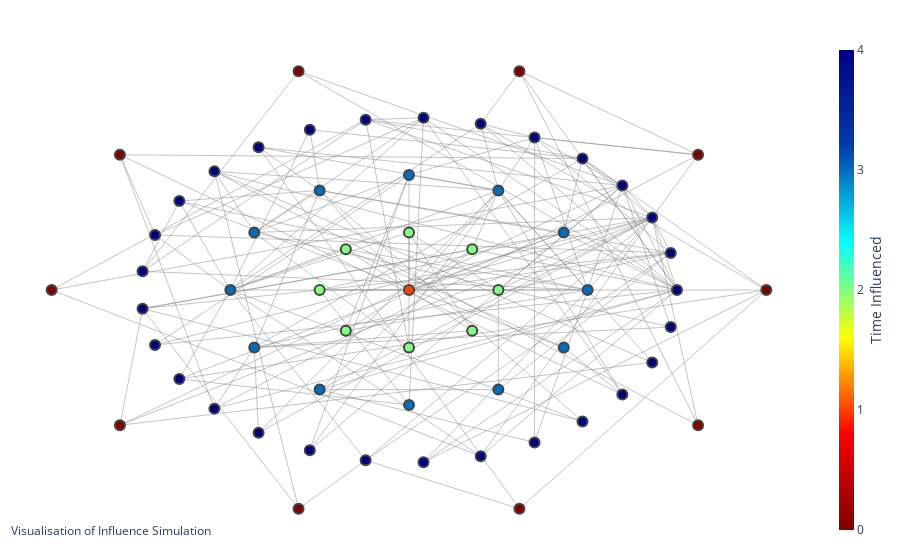

Source (notebook cell):
### Code cell
fig = go.Figure(data=[edge_trace, node_trace],
             layout=go.Layout(
                titlefont_size=16,
                showlegend=False,
                margin=dict(b=20,l=5,r=5,t=40),
                annotations=[ dict(
                    text="Visualisation of Influence Simulation",
                    showarrow=False,
                    xref="paper", yref="paper",
                    x=0.005, y=-0.002 ) ],
                xaxis=dict(showgrid=False, zeroline=False, showticklabels=False),
                yaxis=dict(showgrid=False, zeroline=False, showticklabels=False),
                plot_bgcolor='rgba(0,0,0,0)')
                )
fig.show()

### Figure 1 — Plotly figure (JSON) as saved in the notebook; plotly's stock layout.template omitted (floating-point values rounded to 4 significant figures; data arrays with more than 128 entries replaced by an {"elided": "..."} marker saying what was removed)
{"data": [{"hoverinfo": "none", "line": {"color": "#888", "width": 0.5}, "mode": "lines", "type": "scatter", "x": {"elided": "513 float values"}, "y": {"elided": "513 float values"}}, {"hoverinfo": "text", "marker": {"color": [4, 4, 3, 4, 4, 1, 4, 3, 4, 3, 3, 3, 3, 4, 2, 0, 3, 4, 2, 4, 2, 3, 4, 4, 4, 0, 4, 3, 4, 4, 0, 4, 4, 4, 4, 4, 2, 0, 0, 4, 4, 4, 4, 4, 2, 4, 0, 4, 3, 2, 2, 0, 4, 3, 0, 2, 0, 4, 3, 0], "colorbar": {"dtick": 1, "thickness": 15, "title": {"side": "right", "text": "Time Influenced"}, "xanchor": "left"}, "colorscale": [[0, "rgb(0,0,131)"], [0.2, "rgb(0,60,170)"], [0.4, "rgb(5,255,255)"], [0.6, "rgb(255,255,0)"], [0.8, "rgb(250,0,0)"], [1, "rgb(128,0,0)"]], "line": {"width": 2}, "reversescale": true, "size": 10}, "mode": "markers", "type": "scatter", "x": [0.6, 0.586, 0.4, 0.5445, 0.4777, 0, 0.3884, 0.3464, 0.281, 0.2, -1.351e-08, -0.2, -0.3464, 0.1605, 0.2, 0.8, -0.4, 0.03248, 0.1414, -0.09707, -2.782e-09, -0.3464, -0.2221, -0.3367, -0.4356, 0.6472, -0.5141, -0.2, -0.5686, -0.5965, 0.2472, -0.5965, -0.5686, -0.5141, -0.4356, -0.3367, -0.1414, -0.2472, -0.6472, -0.2221, -0.09707, 0.03248, 0.1605, 0.281, -0.2, 0.3884, -0.8, 0.4777, 8.744e-09, -0.1414, 8.345e-09, -0.6472, 0.5445, 0.2, -0.2472, 0.1414, 0.2472, 0.586, 0.3464, 0.6472], "y": [2.466e-09, 0.129, 5.96e-09, 0.2519, 0.3631, 0, 0.4573, 0.2, 0.5301, 0.3464, 0.4, 0.3464, 0.2, 0.5781, 0, 4.768e-09, -2.901e-08, 0.5991, 0.1414, 0.5921, 0.2, -0.2, 0.5574, 0.4966, 0.4126, 0.4702, 0.3093, -0.3464, 0.1916, 0.06487, 0.7608, -0.06487, -0.1916, -0.3093, -0.4126, -0.4966, 0.1414, 0.7608, 0.4702, -0.5574, -0.5921, -0.5991, -0.5781, -0.5301, -1.748e-08, -0.4573, -6.517e-08, -0.3631, -0.4, -0.1414, -0.2, -0.4702, -0.2519, -0.3464, -0.7608, -0.1414, -0.7608, -0.129, -0.2, -0.4702]}], "layout": {"annotations": [{"showarrow": false, "text": "Visualisation of Influence Simulation", "x": 0.005, "xref": "paper", "y": -0.002, "yref": "paper"}], "autosize": true, "margin": {"b": 20, "l": 5, "r": 5, "t": 40}, "plot_bgcolor": "rgba(0, 0, 0, 0)", "showlegend": false, "title": {"font": {"size": 16}}, "xaxis": {"autorange": true, "range": [-0.9033, 0.9033], "showgrid": false, "showticklabels": false, "type": "linear", "zeroline": false}, "yaxis": {"autorange": true, "range": [-0.8766, 0.8766], "showgrid": false, "showticklabels": false, "type": "linear", "zeroline": false}}}
